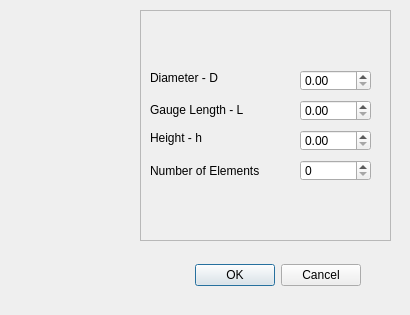
<?xml version="1.0" encoding="UTF-8"?>
<ui version="4.0">
 <class>Dialog</class>
 <widget class="QDialog" name="Dialog">
  <property name="geometry">
   <rect>
    <x>0</x>
    <y>0</y>
    <width>410</width>
    <height>315</height>
   </rect>
  </property>
  <property name="windowTitle">
   <string>Dialog</string>
  </property>
  <widget class="QDialogButtonBox" name="buttonBox">
   <property name="geometry">
    <rect>
     <x>180</x>
     <y>260</y>
     <width>181</width>
     <height>31</height>
    </rect>
   </property>
   <property name="orientation">
    <enum>Qt::Horizontal</enum>
   </property>
   <property name="standardButtons">
    <set>QDialogButtonBox::Cancel|QDialogButtonBox::Ok</set>
   </property>
  </widget>
  <widget class="QFrame" name="frame">
   <property name="geometry">
    <rect>
     <x>140</x>
     <y>10</y>
     <width>251</width>
     <height>231</height>
    </rect>
   </property>
   <property name="palette">
    <palette>
     <active>
      <colorrole role="Midlight">
       <brush brushstyle="SolidPattern">
        <color alpha="255">
         <red>165</red>
         <green>41</green>
         <blue>227</blue>
        </color>
       </brush>
      </colorrole>
     </active>
     <inactive>
      <colorrole role="Midlight">
       <brush brushstyle="SolidPattern">
        <color alpha="255">
         <red>165</red>
         <green>41</green>
         <blue>227</blue>
        </color>
       </brush>
      </colorrole>
     </inactive>
     <disabled>
      <colorrole role="Midlight">
       <brush brushstyle="SolidPattern">
        <color alpha="255">
         <red>165</red>
         <green>41</green>
         <blue>227</blue>
        </color>
       </brush>
      </colorrole>
     </disabled>
    </palette>
   </property>
   <property name="autoFillBackground">
    <bool>true</bool>
   </property>
   <property name="frameShape">
    <enum>QFrame::StyledPanel</enum>
   </property>
   <property name="frameShadow">
    <enum>QFrame::Raised</enum>
   </property>
   <widget class="QDoubleSpinBox" name="doubleSpinBox_5">
    <property name="geometry">
     <rect>
      <x>160</x>
      <y>60</y>
      <width>71</width>
      <height>21</height>
     </rect>
    </property>
   </widget>
   <widget class="QDoubleSpinBox" name="doubleSpinBox_2">
    <property name="geometry">
     <rect>
      <x>160</x>
      <y>90</y>
      <width>71</width>
      <height>21</height>
     </rect>
    </property>
   </widget>
   <widget class="QDoubleSpinBox" name="doubleSpinBox_3">
    <property name="geometry">
     <rect>
      <x>160</x>
      <y>120</y>
      <width>71</width>
      <height>21</height>
     </rect>
    </property>
   </widget>
   <widget class="QLabel" name="label">
    <property name="geometry">
     <rect>
      <x>10</x>
      <y>60</y>
      <width>91</width>
      <height>16</height>
     </rect>
    </property>
    <property name="text">
     <string>Diameter - D</string>
    </property>
   </widget>
   <widget class="QLabel" name="label_2">
    <property name="geometry">
     <rect>
      <x>10</x>
      <y>90</y>
      <width>101</width>
      <height>20</height>
     </rect>
    </property>
    <property name="text">
     <string>Gauge Length - L</string>
    </property>
   </widget>
   <widget class="QLabel" name="label_3">
    <property name="geometry">
     <rect>
      <x>10</x>
      <y>120</y>
      <width>81</width>
      <height>16</height>
     </rect>
    </property>
    <property name="text">
     <string>Height - h</string>
    </property>
   </widget>
   <widget class="QSpinBox" name="spinBox">
    <property name="geometry">
     <rect>
      <x>160</x>
      <y>150</y>
      <width>71</width>
      <height>21</height>
     </rect>
    </property>
   </widget>
   <widget class="QLabel" name="label_5">
    <property name="geometry">
     <rect>
      <x>10</x>
      <y>140</y>
      <width>121</width>
      <height>41</height>
     </rect>
    </property>
    <property name="text">
     <string>Number of Elements</string>
    </property>
   </widget>
  </widget>
  <widget class="QLabel" name="label_4">
   <property name="geometry">
    <rect>
     <x>20</x>
     <y>10</y>
     <width>111</width>
     <height>281</height>
    </rect>
   </property>
   <property name="text">
    <string/>
   </property>
   <property name="pixmap">
    <pixmap>../../../OneDrive/Desktop/map.png</pixmap>
   </property>
   <property name="scaledContents">
    <bool>true</bool>
   </property>
  </widget>
 </widget>
 <resources/>
 <connections>
  <connection>
   <sender>buttonBox</sender>
   <signal>accepted()</signal>
   <receiver>Dialog</receiver>
   <slot>accept()</slot>
   <hints>
    <hint type="sourcelabel">
     <x>248</x>
     <y>254</y>
    </hint>
    <hint type="destinationlabel">
     <x>157</x>
     <y>274</y>
    </hint>
   </hints>
  </connection>
  <connection>
   <sender>buttonBox</sender>
   <signal>rejected()</signal>
   <receiver>Dialog</receiver>
   <slot>reject()</slot>
   <hints>
    <hint type="sourcelabel">
     <x>316</x>
     <y>260</y>
    </hint>
    <hint type="destinationlabel">
     <x>286</x>
     <y>274</y>
    </hint>
   </hints>
  </connection>
 </connections>
</ui>
